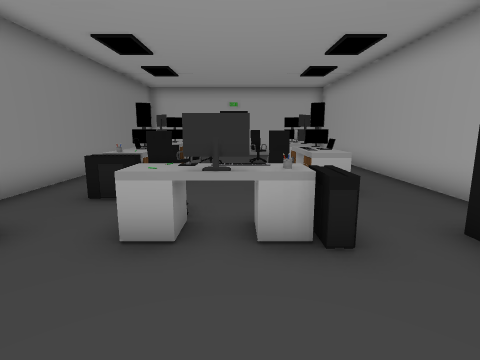
View 1 (above)

14 first-person views from a walk through a Unity game level. The camera is 1.4 m above the floor, tilts 10° down and sees 80° across. The floor is counted in squares, 1 m on a side. Each view is taken from the middle of a square. On the plan, view 1 faces up. The plan holds only what a view shows up to about 14 squares ahead; the rest is blank. The place goes on beyond the plan. The player is left out. Some surface patterns are stand-ins.

View 2
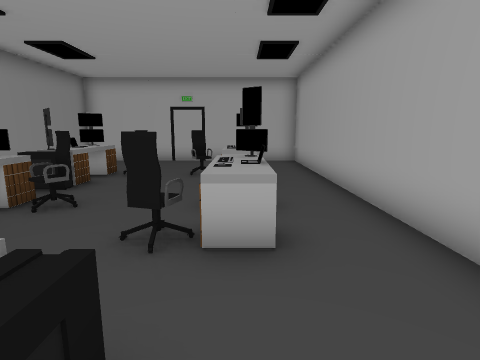

View 3
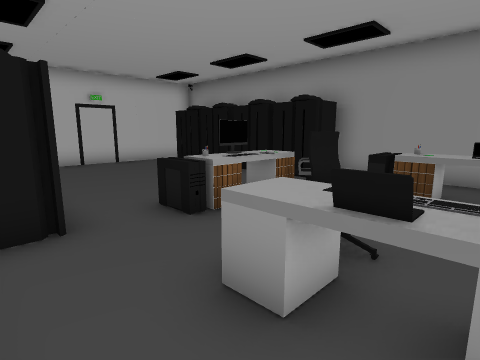

View 4
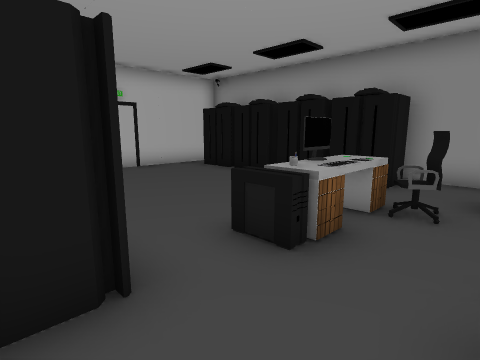

View 5
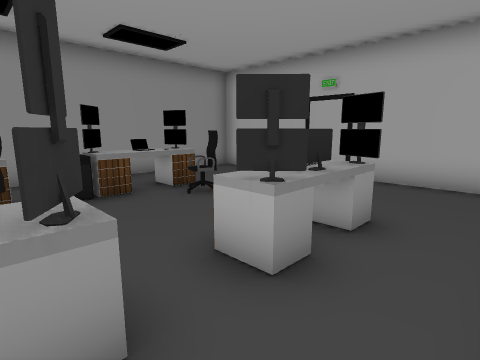

View 6
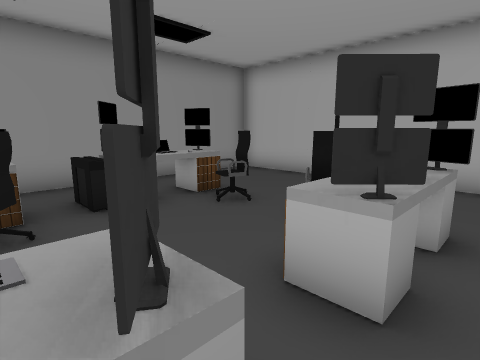

View 7
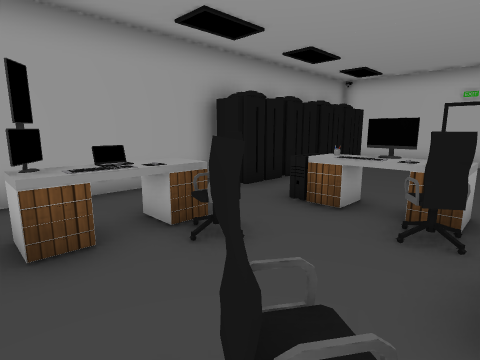

View 8
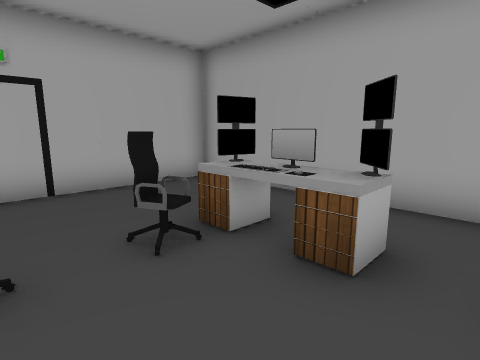

View 9
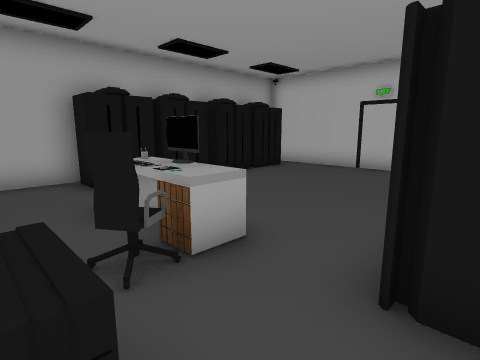

View 10
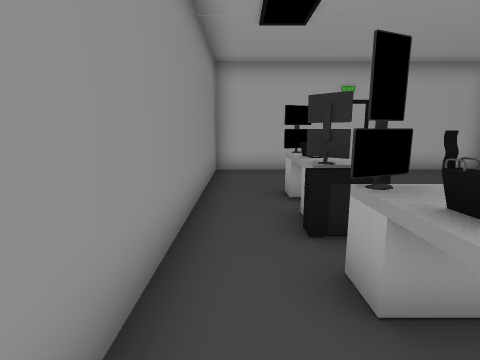

View 11
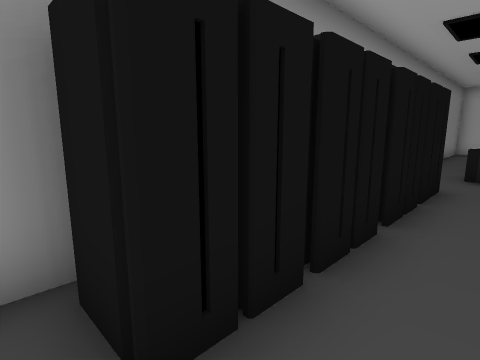

View 12
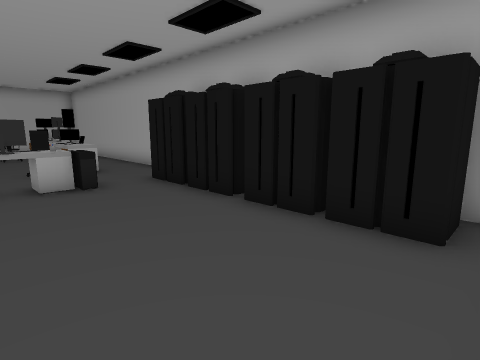

View 13
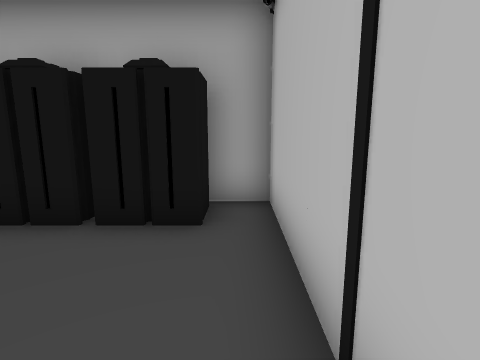

View 14
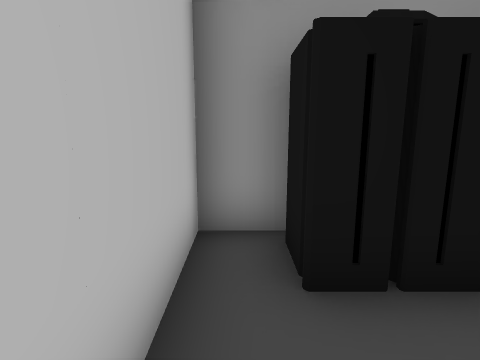

### Floor plan
Points are (right, up) in squares from view 1. A wall is a line through its corners. A room is listed if a view was taken in it or the views show most of it. See-through windows are left out.
Room 1 (views 1, 2, 3, 4, 5, 6, 7, 8, 9, 10, 11, 12, 13, 14)
walls: (1.9, 9.9) (2.6, 10.5) (2, 9.9); (-4.5, 3.7) (-3.3, 3.7) (-3.3, 2.1); (3, 2.1) (3, 3.7) (4.2, 3.7); (4.5, 3.4) (4.5, 16.1) (-4.8, 16.1) (-4.8, 3.5); (-2.4, 12.4) (-3.2, 12.1); (-3.3, 2) (-3.3, 0.4); (3, 0.3) (3, 2); (-3.3, 0) (-3.3, -1.6); (3, -1.6) (3, 0); (-3.3, -1.9) (-3.3, -3.4) (-4.5, -3.4); (4.2, -3.4) (3, -3.4) (3, -1.9); (-4.8, -3.3) (-4.8, -4.6) (4.5, -4.6) (4.5, -3.4)
objects: computer (-3, 6) to (-2, 6); laptop (-3, 7) to (-2, 8); computer (-3, 10) to (-2, 10); other object (-3, 11); desk (-2, 7); desk (-2, 11) to (-2, 12); desk (-1, 4); chair (-1, 5); chair (-1, 8); chair (-1, 12); keyboard (0, 4); computer (1, 3) to (1, 4); chair (1, 6) to (1, 7); chair (1, 12); desk (2, 6); laptop (2, 7); keyboard (2, 8); keyboard (2, 11); desk (2, 12)

Positions as (right, up) in squares from view 1, and headings:
1: (0, 0), facing up
2: (2, 3), facing up
3: (4, 8), facing down-left
4: (4, 6), facing down-left
5: (4, 8), facing up-left
6: (3, 8), facing up-left
7: (-2, 9), facing down-right
8: (-1, 9), facing up-right
9: (-4, 6), facing down-right
10: (-4, 6), facing up
11: (-2, -4), facing up-left
12: (-1, -4), facing up-right
13: (-1, -4), facing right
14: (-1, -4), facing left
